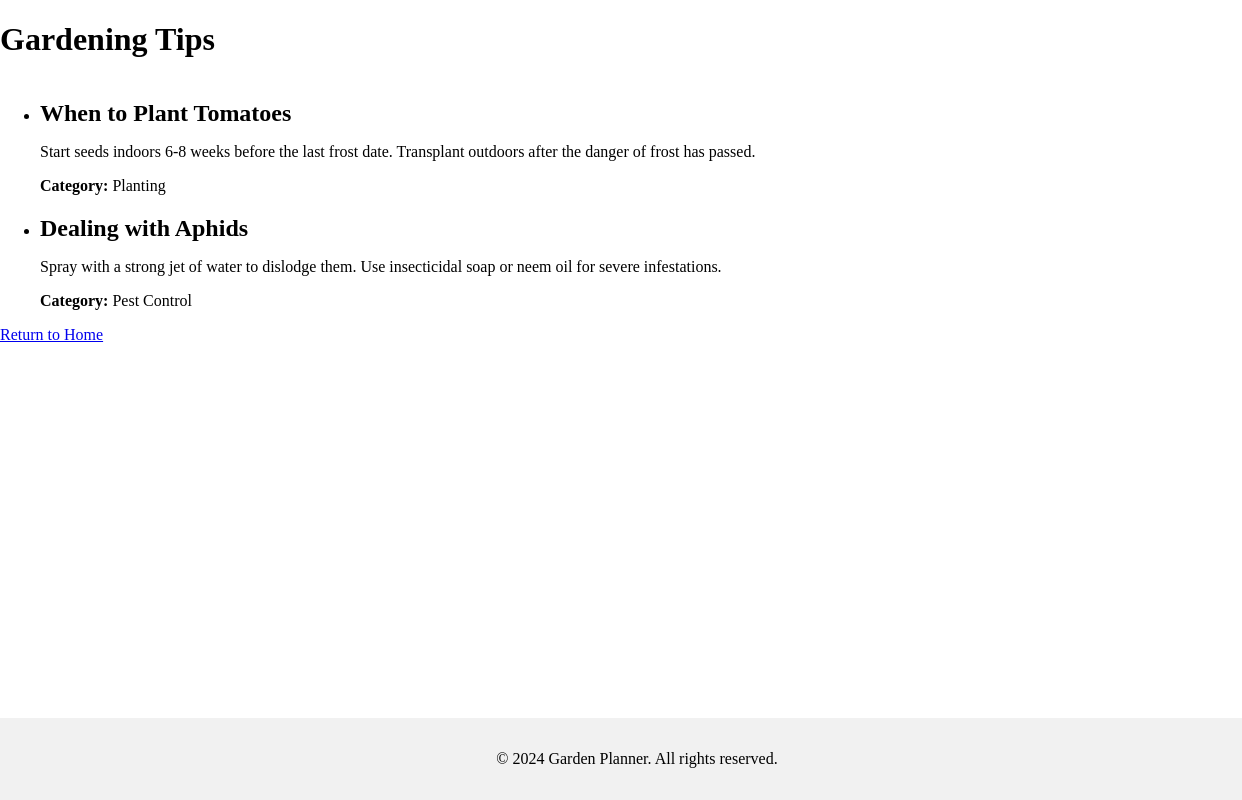
Page /tips/view/ on the committed database.
### tips/models.py (models this page shows, shortened)
class GardeningTip(models.Model):
    title = models.CharField(max_length=200)
    content = models.TextField()
    category = models.CharField(max_length=100)

### tips/views.py (the view)
# urls.py: path('view/', view_tips, name='view_tips'),
def view_tips(request):
    tips = GardeningTip.objects.all()
    return render(request, 'tips/view_tips.html', {'tips': tips})

### templates/tips/view_tips.html (shortened to what this page needs)
<!DOCTYPE html>
<html lang="en">
<head>
    {% load static %}
    <link rel="stylesheet" href="{% static 'css/style.css' %}">
</head>
<body>
    <header>
        <h1>Gardening Tips</h1>
    </header>
    <main>
        <ul>
            {% for tip in tips %}
                <li>
                    <h2>{{ tip.title }}</h2>
                    <p>{{ tip.content }}</p>
                    <p><strong>Category:</strong> {{ tip.category }}</p>
                </li>
            {% endfor %}
        </ul>
        <a href="{% url 'home' %}" class="button">Return to Home</a>
    </main>
    <footer>
        <p>&copy; 2024 Garden Planner. All rights reserved.</p>
    </footer>
</body>
</html>

### static/css/style.css (style rules this page uses)
body { background-color: #fff; }
main h2 { margin-bottom: 1rem; }
html, body { height: 100%; margin: 0; display: flex; flex-direction: column; }
main { flex: 1; }
footer { background-color: #f1f1f1; text-align: center; padding: 1rem; width: 100%; margin-top: auto; }

### rows in the picture
GardeningTip: title "When to Plant Tomatoes", content "Start seeds indoors 6-8 weeks before the last frost date. Transplant outdoors after the danger of frost has passed.", category "Planting"
GardeningTip: title "Dealing with Aphids", content "Spray with a strong jet of water to dislodge them. Use insecticidal soap or neem oil for severe infestations.", category "Pest Control"
